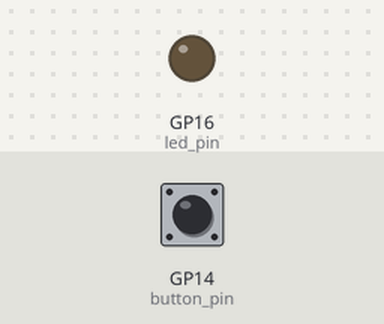
The program below on a simulated Raspberry Pi Pico running MicroPython. On the bench: output pins drawn as LEDs (lit = HIGH). Inputs (shaded band) come from the test bench; at power-on: GP14 (button_pin) LOW.

Above: at 1.2 s.
1.3 s: GP14 (button_pin) pulled HIGH for 0.15 s
At 1.8 s:
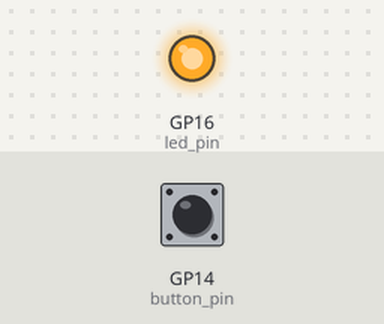
2.9 s: GP14 (button_pin) pulled HIGH for 1 s
At 4.2 s:
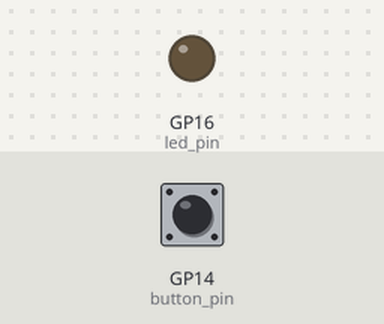
5.4 s: GP14 (button_pin) pulled HIGH for 3.2 s
At 6.1 s:
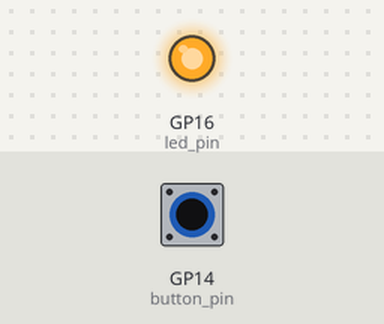
Timing chart, 0 to 8.4 s (numbered marks = the images above; inputs shaded):
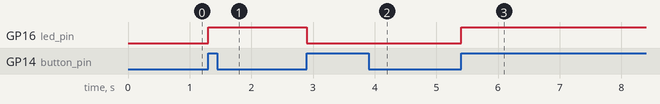

Measured:
- after the input at 1.3 s, GP16 (led_pin): LOW → HIGH at once
- after the input at 2.9 s, GP16 (led_pin): HIGH → LOW at once
- after the input at 5.4 s, GP16 (led_pin): LOW → HIGH at once

The program:

PW_103_IRQ.py
```python
'''
IRQ pio interrupts
PW lesson 103
first is a recap of PW_87
second is the PW102 servo library
third is the IRQ lesson 103
a SM using a IRQ can trigger interrupts on other statemachines or in Python
'''
# import rp2
# from machine import Pin
# import time
# import sys
# ##recap pioprog from PW_87
# @rp2.asm_pio(out_init=(rp2.PIO.OUT_LOW,)*4,out_shiftdir=rp2.PIO.SHIFT_RIGHT)
# def pioProg():
#     # wrap_target()
#     set(x,0b111111)## not used in the sm0.exec(put(value))
#     wrap_target()  ## if the wrap target is here, then the osr is reloaded each time trhough the cycle
#     # mov(osr,x)      ### moves x to osr ## i found that i could comment this out, i think I'm just skipping loading the OSR
#     # wrap_target()## if the wrap_target is left here. the osr is loaded with x only one time!! it flashes the first time throughthe loop
#     # mov(x,osr)
#     mov(pins,x)
#     nop()[31]
#     nop()[31]
#     nop()[31]
#     nop()[31]
#     nop()[31]
#     nop()[31]
#     nop()[31]
#     nop()[31]


#     mov(pins,invert(x))
#     # out(pins,6)     ### out clears the osr and put the osr value to pins with an out, the osr is now empty, so this is a loop because the osr keeps getting freshly reloaed with  the value in x, the number is how many pins to be used
#     nop()[31]
#     nop()[31]
#     nop()[31]
#     nop()[31]
#     nop()[31]
#     nop()[31]
#     nop()[31]


#     wrap()
# led=Pin(16,Pin.OUT)
# sm0=rp2.StateMachine(0,pioProg,freq =2000,out_base=Pin(16,Pin.OUT))
# sm0.active(1)
# sm0.put(0b1111)
# sm0.exec('pull()')

# try:
#     while True:
#         pass
# except:
#     sm0.active(0)
#     print('Off')
# finally:
#     sys.exit
####
'''
## set up an interrupt when the button pressed which will toggle the led
import time
from machine import Pin
import rp2
class servoState:
    counter=0
    @rp2.asm_pio(set_init=rp2.PIO.OUT_LOW,out_shiftdir=rp2.PIO.SHIFT_RIGHT)
    def servoSet():
        wrap_target()
        mov(x,osr)
        mov(y,isr)
        set(pins,0)
        label('timeLoop')
        jmp(x_not_y,'nxt')
        set(pins,1)
        label('nxt')
        jmp(y_dec,'timeLoop')
        wrap()

    def __init__(self,servoPin):
        self.sm = rp2.StateMachine(servoState.counter,servoState.servoSet, freq=2000000, set_base=Pin(servoPin))
        self.sm.active(1)
        self.sm.put(20000)
        self.sm.exec("pull()")
        self.sm.exec("mov(isr,osr)")
        print("State Machine: "+str(servoState.counter)+" created")
        servoState.counter=servoState.counter+1
    def servoAngle(self,angle):
        pw=int(500+angle*2000/180)
        self.sm.put(pw)
        self.sm.exec("pull()")
myServo1=servoState(20)
myServo2=servoState(21)
myServo3=servoState(22)
myServo4=servoState(23)
myServo5=servoState(24)
myServo6=servoState(25)
myServo7=servoState(26)
myServo8=servoState(27)
while True:
    for angle in range(0,180,1):
        myServo1.servoAngle(angle)
        myServo7.servoAngle(180-angle)
    time.sleep(5)
    for angle in range(180,0,-1):
        myServo1.servoAngle(angle)
        myServo7.servoAngle(180-angle)
    time.sleep(5)
'''
## in statemachine need to clear the interrupt, in python,it is cleared automatically
## 8 interrupts on each PIO block, Note in python can only use interrupt ZERO
import time
from machine import Pin
import rp2

@rp2.asm_pio()
def button_irq():
    wrap_target()
    wait(1,pin,0)
    nop()[31]
    nop()[31]
    nop()[31]
    nop()[31]

    irq(block,0)
    wait(0,pin,0)
    nop()[31]
    nop()[31]
    nop()[31]
    nop()[31]
    wrap()
button_pin=Pin(14,Pin.IN,Pin.PULL_DOWN)
sm_button = rp2.StateMachine(0,button_irq, freq=2000000, in_base=Pin(button_pin))
led_pin=Pin(16,Pin.OUT)
## this is handling interrupts in python
def button_handler(sm):
    led_pin.value(not led_pin.value())
sm_button.irq(button_handler)
sm_button.active(1)
while True:
    pass


### three buttons and three leds controlled by interuupts
# import time
# from machine import Pin
# import rp2

# @rp2.asm_pio()
# def button_irq():
#     wrap_target()
#     wait(1,pin,0)
#     nop()[31]
#     nop()[31]
#     nop()[31]
#     nop()[31]

#     irq(block,0)
#     wait(0,pin,0)
#     nop()[31]
#     nop()[31]
#     nop()[31]
#     nop()[31]
#     wrap()

# #### this is handling interrupts in the state machine
# @rp2.asm_pio(out_init=rp2.PIO.OUT_LOW)
# def led_control():
#     set(x,0b00000)
#     wrap_target()
#     wait(1,irq,0)   ## WAIT FOR THE IRQ number 0 TO BE TRIGGERED (==1)
#     mov(x,invert(x))    ## x is now 0b11111
#     mov(pins,x)
#     irq(clear,0)
#     wrap()


# button_pin=Pin(14,Pin.IN,Pin.PULL_DOWN)
# sm_button = rp2.StateMachine(0,button_irq, freq=2000, in_base=Pin(button_pin))
# led_pin=Pin(16,Pin.OUT)
# sm_led=rp2.StateMachine(1,led_control,freq=2000,out_base=led_pin)
# # def button_handler(sm):
# #     led_pin.value(not led_pin.value())
# # sm_button.irq(button_handler)
# sm_button.active(1)
# sm_led.active(1)
# while True:
#     pass
###~~~~~~~~7 Feb 2025 same as above , i tried adding  the out_init, outShift in the decorator and the out_base pins in the state machine instantiator
# import rp2
# from machine import Pin
# import time
# @rp2.asm_pio(out_init=(rp2.PIO.OUT_LOW,)*3,out_shiftdir=rp2.PIO.SHIFT_RIGHT)


# def But_irq():

#     wrap_target()
#     wait(0,pin,0)

#     set(y,0b111)
#     mov(pins,y)
#     nop()[31]
#     nop()[31]
#     nop()[31]
#     nop()[31]
#     irq(block, 0)
#     wait(1,pin,0)## the pin is instantiates and can call the irq method in 'smButton.irq( trigger is the  and the handler is the 'button_handler ()' function

#     nop()[31]
#     nop()[31]
#     mov(pins,invert(y))
#     nop()[31]
#     nop()[31]
#     wrap()

# Button=Pin(14,Pin.IN,Pin.PULL_DOWN)
# smButton=rp2.StateMachine(0,But_irq,freq=2000,in_base=Button,out_base=Pin(17,Pin.OUT))## creates an instance of Statemachine the instantiates the 'pin' in the Satemachine program (But_irq)
# smButton.active(1)
# led_pin= Pin(16,Pin.OUT)

# def button_handler(pin):
#     led_pin.value(not led_pin.value())
#     print(time.ticks_ms())
# smButton.irq(button_handler)    #when the interrupt occurs in  the SM program, it will alert/trigger the smButton.irq interrupt, then the handler is called which is the button_handler and toggles the led
# # smButton.irq(lambda p: print(time.ticks_ms()))
# while True:
#     pass

###~~~~~~~~~~~~~~~~9 feb 2025 three buttons and 3 interrupts
```
